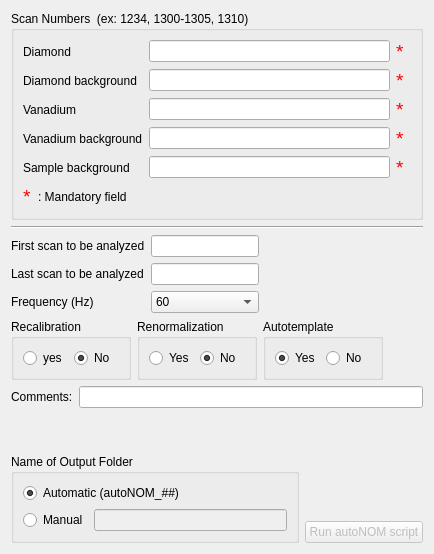
        <widget class="QWidget" name="tab">
         <attribute name="title">
          <string>autoNOM</string>
         </attribute>
         <layout class="QVBoxLayout" name="verticalLayout_14">
          <item>
           <widget class="QGroupBox" name="groupBox_5">
            <property name="title">
             <string>Scan Numbers  (ex: 1234, 1300-1305, 1310)</string>
            </property>
            <layout class="QVBoxLayout" name="verticalLayout_7">
             <item>
              <layout class="QGridLayout" name="gridLayout">
               <item row="3" column="2">
                <widget class="QLabel" name="label_8">
                 <property name="palette">
                  <palette>
                   <active>
                    <colorrole role="WindowText">
                     <brush brushstyle="SolidPattern">
                      <color alpha="255">
                       <red>255</red>
                       <green>0</green>
                       <blue>0</blue>
                      </color>
                     </brush>
                    </colorrole>
                   </active>
                   <inactive>
                    <colorrole role="WindowText">
                     <brush brushstyle="SolidPattern">
                      <color alpha="255">
                       <red>255</red>
                       <green>0</green>
                       <blue>0</blue>
                      </color>
                     </brush>
                    </colorrole>
                   </inactive>
                   <disabled>
                    <colorrole role="WindowText">
                     <brush brushstyle="SolidPattern">
                      <color alpha="255">
                       <red>128</red>
                       <green>128</green>
                       <blue>128</blue>
                      </color>
                     </brush>
                    </colorrole>
                   </disabled>
                  </palette>
                 </property>
                 <property name="font">
                  <font>
                   <pointsize>14</pointsize>
                  </font>
                 </property>
                 <property name="text">
                  <string>*</string>
                 </property>
                </widget>
               </item>
               <item row="3" column="0">
                <widget class="QLabel" name="label_7">
                 <property name="text">
                  <string>Vanadium background</string>
                 </property>
                </widget>
               </item>
               <item row="1" column="1">
                <widget class="QLineEdit" name="diamond_background">
                 <property name="toolTip">
                  <string extracomment="dfdfdfdff"/>
                 </property>
                 <property name="statusTip">
                  <string/>
                 </property>
                 <property name="accessibleDescription">
                  <string/>
                 </property>
                 <property name="inputMask">
                  <string/>
                 </property>
                 <property name="text">
                  <string/>
                 </property>
                 <property name="placeholderText">
                  <string/>
                 </property>
                </widget>
               </item>
               <item row="0" column="0">
                <widget class="QLabel" name="label">
                 <property name="text">
                  <string>Diamond</string>
                 </property>
                </widget>
               </item>
               <item row="4" column="1">
                <widget class="QLineEdit" name="sample_background">
                 <property name="toolTip">
                  <string extracomment="dfdfdfdff"/>
                 </property>
                 <property name="statusTip">
                  <string/>
                 </property>
                 <property name="accessibleDescription">
                  <string/>
                 </property>
                 <property name="inputMask">
                  <string/>
                 </property>
                 <property name="text">
                  <string/>
                 </property>
                 <property name="placeholderText">
                  <string/>
                 </property>
                </widget>
               </item>
               <item row="2" column="1">
                <widget class="QLineEdit" name="vanadium">
                 <property name="toolTip">
                  <string/>
                 </property>
                 <property name="statusTip">
                  <string/>
                 </property>
                 <property name="accessibleDescription">
                  <string/>
                 </property>
                 <property name="inputMask">
                  <string/>
                 </property>
                 <property name="text">
                  <string/>
                 </property>
                 <property name="placeholderText">
                  <string/>
                 </property>
                </widget>
               </item>
               <item row="2" column="0">
                <widget class="QLabel" name="label_5">
                 <property name="text">
                  <string>Vanadium</string>
                 </property>
                </widget>
               </item>
               <item row="1" column="2">
                <widget class="QLabel" name="label_4">
                 <property name="palette">
                  <palette>
                   <active>
                    <colorrole role="WindowText">
                     <brush brushstyle="SolidPattern">
                      <color alpha="255">
                       <red>255</red>
                       <green>0</green>
                       <blue>0</blue>
                      </color>
                     </brush>
                    </colorrole>
                   </active>
                   <inactive>
                    <colorrole role="WindowText">
                     <brush brushstyle="SolidPattern">
                      <color alpha="255">
                       <red>255</red>
                       <green>0</green>
                       <blue>0</blue>
                      </color>
                     </brush>
                    </colorrole>
                   </inactive>
                   <disabled>
                    <colorrole role="WindowText">
                     <brush brushstyle="SolidPattern">
                      <color alpha="255">
                       <red>128</red>
                       <green>128</green>
                       <blue>128</blue>
                      </color>
                     </brush>
                    </colorrole>
                   </disabled>
                  </palette>
                 </property>
                 <property name="font">
                  <font>
                   <pointsize>14</pointsize>
                  </font>
                 </property>
                 <property name="text">
                  <string>*</string>
                 </property>
                </widget>
               </item>
               <item row="0" column="2">
                <widget class="QLabel" name="label_6">
                 <property name="palette">
                  <palette>
                   <active>
                    <colorrole role="WindowText">
                     <brush brushstyle="SolidPattern">
                      <color alpha="255">
                       <red>255</red>
                       <green>0</green>
                       <blue>0</blue>
                      </color>
                     </brush>
                    </colorrole>
                   </active>
                   <inactive>
                    <colorrole role="WindowText">
                     <brush brushstyle="SolidPattern">
                      <color alpha="255">
                       <red>255</red>
                       <green>0</green>
                       <blue>0</blue>
                      </color>
                     </brush>
                    </colorrole>
                   </inactive>
                   <disabled>
                    <colorrole role="WindowText">
                     <brush brushstyle="SolidPattern">
                      <color alpha="255">
                       <red>128</red>
                       <green>128</green>
                       <blue>128</blue>
                      </color>
                     </brush>
                    </colorrole>
                   </disabled>
                  </palette>
                 </property>
                 <property name="font">
                  <font>
                   <pointsize>14</pointsize>
                  </font>
                 </property>
                 <property name="text">
                  <string>*</string>
                 </property>
                </widget>
               </item>
               <item row="2" column="2">
                <widget class="QLabel" name="label_9">
                 <property name="palette">
                  <palette>
                   <active>
                    <colorrole role="WindowText">
                     <brush brushstyle="SolidPattern">
                      <color alpha="255">
                       <red>255</red>
                       <green>0</green>
                       <blue>0</blue>
                      </color>
                     </brush>
                    </colorrole>
                   </active>
                   <inactive>
                    <colorrole role="WindowText">
                     <brush brushstyle="SolidPattern">
                      <color alpha="255">
                       <red>255</red>
                       <green>0</green>
                       <blue>0</blue>
                      </color>
                     </brush>
                    </colorrole>
                   </inactive>
                   <disabled>
                    <colorrole role="WindowText">
                     <brush brushstyle="SolidPattern">
                      <color alpha="255">
                       <red>128</red>
                       <green>128</green>
                       <blue>128</blue>
                      </color>
                     </brush>
                    </colorrole>
                   </disabled>
                  </palette>
                 </property>
                 <property name="font">
                  <font>
                   <pointsize>14</pointsize>
                  </font>
                 </property>
                 <property name="text">
                  <string>*</string>
                 </property>
                </widget>
               </item>
               <item row="4" column="2" colspan="2">
                <widget class="QLabel" name="label_10">
                 <property name="palette">
                  <palette>
                   <active>
                    <colorrole role="WindowText">
                     <brush brushstyle="SolidPattern">
                      <color alpha="255">
                       <red>255</red>
                       <green>0</green>
                       <blue>0</blue>
                      </color>
                     </brush>
                    </colorrole>
                   </active>
                   <inactive>
                    <colorrole role="WindowText">
                     <brush brushstyle="SolidPattern">
                      <color alpha="255">
                       <red>255</red>
                       <green>0</green>
                       <blue>0</blue>
                      </color>
                     </brush>
                    </colorrole>
                   </inactive>
                   <disabled>
                    <colorrole role="WindowText">
                     <brush brushstyle="SolidPattern">
                      <color alpha="255">
                       <red>128</red>
                       <green>128</green>
                       <blue>128</blue>
                      </color>
                     </brush>
                    </colorrole>
                   </disabled>
                  </palette>
                 </property>
                 <property name="font">
                  <font>
                   <pointsize>14</pointsize>
                  </font>
                 </property>
                 <property name="text">
                  <string>*</string>
                 </property>
                </widget>
               </item>
               <item row="1" column="0">
                <widget class="QLabel" name="label_11">
                 <property name="text">
                  <string>Diamond background</string>
                 </property>
                </widget>
               </item>
               <item row="4" column="0">
                <widget class="QLabel" name="label_12">
                 <property name="text">
                  <string>Sample background</string>
                 </property>
                </widget>
               </item>
               <item row="3" column="1">
                <widget class="QLineEdit" name="vanadium_background">
                 <property name="toolTip">
                  <string extracomment="dfdfdfdff"/>
                 </property>
                 <property name="statusTip">
                  <string/>
                 </property>
                 <property name="accessibleDescription">
                  <string/>
                 </property>
                 <property name="inputMask">
                  <string/>
                 </property>
                 <property name="text">
                  <string/>
                 </property>
                 <property name="placeholderText">
                  <string/>
                 </property>
                </widget>
               </item>
               <item row="0" column="1">
                <widget class="QLineEdit" name="diamond">
                 <property name="toolTip">
                  <string/>
                 </property>
                 <property name="statusTip">
                  <string/>
                 </property>
                 <property name="accessibleDescription">
                  <string/>
                 </property>
                 <property name="inputMask">
                  <string/>
                 </property>
                 <property name="text">
                  <string/>
                 </property>
                 <property name="placeholderText">
                  <string/>
                 </property>
                </widget>
               </item>
              </layout>
             </item>
             <item>
              <layout class="QHBoxLayout" name="horizontalLayout_5">
               <item>
                <widget class="QLabel" name="label_21">
                 <property name="palette">
                  <palette>
                   <active>
                    <colorrole role="WindowText">
                     <brush brushstyle="SolidPattern">
                      <color alpha="255">
                       <red>255</red>
                       <green>0</green>
                       <blue>0</blue>
                      </color>
                     </brush>
                    </colorrole>
                   </active>
                   <inactive>
                    <colorrole role="WindowText">
                     <brush brushstyle="SolidPattern">
                      <color alpha="255">
                       <red>255</red>
                       <green>0</green>
                       <blue>0</blue>
                      </color>
                     </brush>
                    </colorrole>
                   </inactive>
                   <disabled>
                    <colorrole role="WindowText">
                     <brush brushstyle="SolidPattern">
                      <color alpha="255">
                       <red>128</red>
                       <green>128</green>
                       <blue>128</blue>
                      </color>
                     </brush>
                    </colorrole>
                   </disabled>
                  </palette>
                 </property>
                 <property name="font">
                  <font>
                   <pointsize>14</pointsize>
                  </font>
                 </property>
                 <property name="text">
                  <string>*</string>
                 </property>
                </widget>
               </item>
               <item>
                <widget class="QLabel" name="label_22">
                 <property name="text">
                  <string>: Mandatory field</string>
                 </property>
                </widget>
               </item>
               <item>
                <spacer name="horizontalSpacer_3">
                 <property name="orientation">
                  <enum>Qt::Horizontal</enum>
                 </property>
                 <property name="sizeHint" stdset="0">
                  <size>
                   <width>40</width>
                   <height>20</height>
                  </size>
                 </property>
                </spacer>
               </item>
              </layout>
             </item>
            </layout>
           </widget>
          </item>
          <item>
           <widget class="Line" name="line">
            <property name="orientation">
             <enum>Qt::Horizontal</enum>
            </property>
           </widget>
          </item>
          <item>
           <layout class="QHBoxLayout" name="horizontalLayout_6">
            <item>
             <layout class="QVBoxLayout" name="verticalLayout_8">
              <item>
               <layout class="QGridLayout" name="gridLayout_6">
                <item row="0" column="0">
                 <widget class="QLabel" name="label_18">
                  <property name="text">
                   <string>First scan to be analyzed</string>
                  </property>
                 </widget>
                </item>
                <item row="2" column="0">
                 <widget class="QLabel" name="label_20">
                  <property name="text">
                   <string>Frequency (Hz)</string>
                  </property>
                 </widget>
                </item>
                <item row="1" column="0">
                 <widget class="QLabel" name="label_19">
                  <property name="text">
                   <string>Last scan to be analyzed</string>
                  </property>
                 </widget>
                </item>
                <item row="1" column="1">
                 <widget class="QLineEdit" name="last_scan">
                  <property name="text">
                   <string/>
                  </property>
                 </widget>
                </item>
                <item row="0" column="1">
                 <widget class="QLineEdit" name="first_scan">
                  <property name="text">
                   <string/>
                  </property>
                 </widget>
                </item>
                <item row="2" column="1">
                 <widget class="QComboBox" name="frequency">
                  <item>
                   <property name="text">
                    <string>60</string>
                   </property>
                  </item>
                  <item>
                   <property name="text">
                    <string>30</string>
                   </property>
                  </item>
                 </widget>
                </item>
               </layout>
              </item>
             </layout>
            </item>
            <item>
             <spacer name="horizontalSpacer_4">
              <property name="orientation">
               <enum>Qt::Horizontal</enum>
              </property>
              <property name="sizeHint" stdset="0">
               <size>
                <width>40</width>
                <height>20</height>
               </size>
              </property>
             </spacer>
            </item>
           </layout>
          </item>
          <item>
           <layout class="QHBoxLayout" name="horizontalLayout_13">
            <item>
             <widget class="QGroupBox" name="groupBox_6">
              <property name="minimumSize">
               <size>
                <width>120</width>
                <height>0</height>
               </size>
              </property>
              <property name="title">
               <string>Recalibration</string>
              </property>
              <layout class="QHBoxLayout" name="horizontalLayout_14">
               <item>
                <widget class="QRadioButton" name="recalibration_yes">
                 <property name="text">
                  <string>yes</string>
                 </property>
                </widget>
               </item>
               <item>
                <widget class="QRadioButton" name="radioButton_3">
                 <property name="text">
                  <string>No</string>
                 </property>
                 <property name="checked">
                  <bool>true</bool>
                 </property>
                </widget>
               </item>
              </layout>
             </widget>
            </item>
            <item>
             <widget class="QGroupBox" name="groupBox_7">
              <property name="minimumSize">
               <size>
                <width>120</width>
                <height>0</height>
               </size>
              </property>
              <property name="title">
               <string>Renormalization</string>
              </property>
              <layout class="QHBoxLayout" name="horizontalLayout_15">
               <item>
                <widget class="QRadioButton" name="renormalization_yes">
                 <property name="text">
                  <string>Yes</string>
                 </property>
                </widget>
               </item>
               <item>
                <widget class="QRadioButton" name="radioButton_11">
                 <property name="text">
                  <string>No</string>
                 </property>
                 <property name="checked">
                  <bool>true</bool>
                 </property>
                </widget>
               </item>
              </layout>
             </widget>
            </item>
            <item>
             <widget class="QGroupBox" name="groupBox_8">
              <property name="minimumSize">
               <size>
                <width>120</width>
                <height>0</height>
               </size>
              </property>
              <property name="title">
               <string>Autotemplate</string>
              </property>
              <layout class="QHBoxLayout" name="horizontalLayout_16">
               <item>
                <widget class="QRadioButton" name="autotemplate_yes">
                 <property name="text">
                  <string>Yes</string>
                 </property>
                 <property name="checked">
                  <bool>true</bool>
                 </property>
                </widget>
               </item>
               <item>
                <widget class="QRadioButton" name="radioButton_13">
                 <property name="text">
                  <string>No</string>
                 </property>
                 <property name="checked">
                  <bool>false</bool>
                 </property>
                </widget>
               </item>
              </layout>
             </widget>
            </item>
            <item>
             <spacer name="horizontalSpacer_6">
              <property name="orientation">
               <enum>Qt::Horizontal</enum>
              </property>
              <property name="sizeHint" stdset="0">
               <size>
                <width>40</width>
                <height>20</height>
               </size>
              </property>
             </spacer>
            </item>
           </layout>
          </item>
          <item>
           <layout class="QHBoxLayout" name="horizontalLayout_19">
            <item>
             <widget class="QLabel" name="label_14">
              <property name="text">
               <string>Comments:</string>
              </property>
             </widget>
            </item>
            <item>
             <widget class="QLineEdit" name="comments"/>
            </item>
           </layout>
          </item>
          <item>
           <layout class="QHBoxLayout" name="horizontalLayout_17">
            <item>
             <layout class="QVBoxLayout" name="verticalLayout_11">
              <item>
               <spacer name="verticalSpacer_12">
                <property name="orientation">
                 <enum>Qt::Vertical</enum>
                </property>
                <property name="sizeHint" stdset="0">
                 <size>
                  <width>20</width>
                  <height>40</height>
                 </size>
                </property>
               </spacer>
              </item>
              <item>
               <widget class="QGroupBox" name="groupBox_9">
                <property name="title">
                 <string>Name of Output Folder</string>
                </property>
                <layout class="QVBoxLayout" name="verticalLayout_12">
                 <item>
                  <widget class="QRadioButton" name="auto_manual_folder">
                   <property name="text">
                    <string>Automatic (autoNOM_##)</string>
                   </property>
                   <property name="checked">
                    <bool>true</bool>
                   </property>
                  </widget>
                 </item>
                 <item>
                  <layout class="QHBoxLayout" name="horizontalLayout_18">
                   <item>
                    <widget class="QRadioButton" name="manual_output_folder">
                     <property name="text">
                      <string>Manual</string>
                     </property>
                    </widget>
                   </item>
                   <item>
                    <widget class="QLineEdit" name="manual_output_folder_field">
                     <property name="enabled">
                      <bool>false</bool>
                     </property>
                    </widget>
                   </item>
                  </layout>
                 </item>
                </layout>
               </widget>
              </item>
             </layout>
            </item>
            <item>
             <layout class="QVBoxLayout" name="verticalLayout_13">
              <item>
               <spacer name="verticalSpacer_13">
                <property name="orientation">
                 <enum>Qt::Vertical</enum>
                </property>
                <property name="sizeHint" stdset="0">
                 <size>
                  <width>20</width>
                  <height>40</height>
                 </size>
                </property>
               </spacer>
              </item>
              <item>
               <widget class="QPushButton" name="run_autonom_script">
                <property name="enabled">
                 <bool>false</bool>
                </property>
                <property name="text">
                 <string>Run autoNOM script</string>
                </property>
               </widget>
              </item>
             </layout>
            </item>
           </layout>
          </item>
         </layout>
        </widget>
